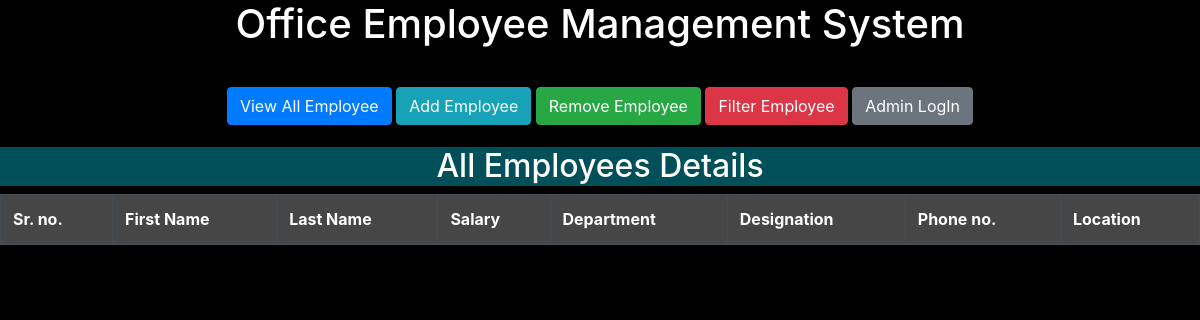
The page /all_emp on the database as committed earlier.
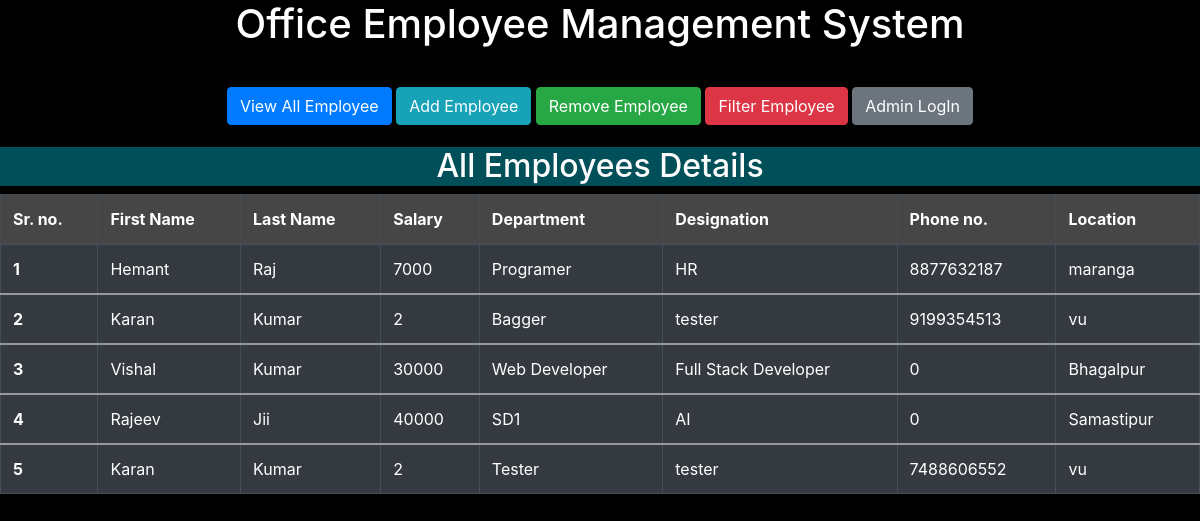
The same page on the database as committed later.
### emp_app/models.py (models this page shows, shortened)
class Employee(models.Model):
    first_name= models.CharField(max_length=100, null=False)
    last_name= models.CharField(max_length=100)
    dept = models.ForeignKey(Department,on_delete=models.CASCADE)
    salary = models.IntegerField(default=0)
    bonus = models.IntegerField(default=0)
    role = models.ForeignKey(Role, on_delete=models.CASCADE)
    phone = models.IntegerField(default=0)
    hire_date = models.DateField()
    def __str__(self):
        return "%s %s %s" %(self.first_name, self.last_name,self.phone)

class Role(models.Model):
    name= models.CharField(max_length=100, null=False)

class Department(models.Model):
    name= models.CharField(max_length=100, null=False)
    location = models.CharField(max_length=100)
    def __str__(self) -> str:
        return self.name

### emp_app/views.py (the view)
# urls.py: path("all_emp", views.all_emp, name="all_emp"),
def all_emp(request):
    emps = Employee.objects.all()
    context = {
        'emps': emps
    }
    print(context)
    return render(request, "view_all_emp.html", context)

### emp_app/templates/view_all_emp.html
{% extends 'base.html' %}
{% block body %}
<h2 style="text-align: center; background: #014f58; color: rgb(252, 252, 252);">All Employees Details</h2>
<div>
    <table class="table table-bordered table-dark">
        <thead style="background-color: #474646;">
            <tr>
                <th scope="col">Sr. no.</th>
                <th scope="col">First Name</th>
                <th scope="col">Last Name</th>
                <th scope="col">Salary</th>
                <th scope="col">Department</th>
                <th scope="col">Designation</th>
                <th scope="col">Phone no.</th>
                <th scope="col">Location</th>
            </tr>
        </thead>
        {% for emp in emps %}
        <tbody>
            <tr>
                <th scope="row">{{emp.id}}</th>
                <td>{{emp.first_name}}</td>
                <td>{{emp.last_name}}</td>
                <td>{{emp.salary}}</td>
                <td>{{emp.role.name}}</td>
                <td>{{emp.dept}}</td>
                <td>{{emp.phone}}</td>
                <td>{{emp.dept.location}}</td>
            </tr>
        </tbody>
        {% endfor%}
    </table>
</div>
{% endblock body %}

### emp_app/templates/base.html (shortened to what this page needs)
<!doctype html>
<html lang="en">
<head>
    <link rel="stylesheet" href="https://cdn.jsdelivr.net/npm/bootstrap@4.3.1/dist/css/bootstrap.min.css" href="style.css"
>
    <link rel="stylesheet" href="style.css">
</head>
<body>
    <div class="container" style="text-align: center;">
        <h1>Office Employee Management System</h1>
        <hr>
        <div style="margin: 2%; align-items: center; text-align: center;;">
            <a type="button" href="/all_emp" class="btn btn-primary">View All Employee</a>
            <a type="button" class="btn btn-info" href="/add_emp">Add Employee</a>
            <a type="button" class="btn btn-success" href="/remove_emp">Remove Employee</a>
            <a type="button" class="btn btn-danger" href="/filter_emp">Filter Employee</a>
            <a type="button" class="btn btn-secondary" href="/admin">Admin LogIn</a>
        </div>
    </div>
    {% block body %} {% endblock body %}
</body>
</html>

### emp_app/templates/style.css (style rules this page uses)
* { margin: 0; padding: 0; box-sizing: border-box; }
body { background-color: black; color:white; }

Rows that differ between the two databases and show on the page:
added Employee: id "1", first_name "Hemant", last_name "Raj", salary "7000", role.name "Programer", dept "HR", phone "8877632187", dept.location "maranga"
added Employee: id "2", first_name "Karan", last_name "Kumar", salary "2", role.name "Bagger", dept "tester", phone "9199354513", dept.location "vu"
added Employee: id "3", first_name "Vishal", last_name "Kumar", salary "30000", role.name "Web Developer", dept "Full Stack Developer", phone "0", dept.location "Bhagalpur"
added Employee: id "4", first_name "Rajeev", last_name "Jii", salary "40000", role.name "SD1", dept "AI", phone "0", dept.location "Samastipur"
added Employee: id "5", first_name "Karan", last_name "Kumar", salary "2", role.name "Tester", dept "tester", phone "7488606552", dept.location "vu"
